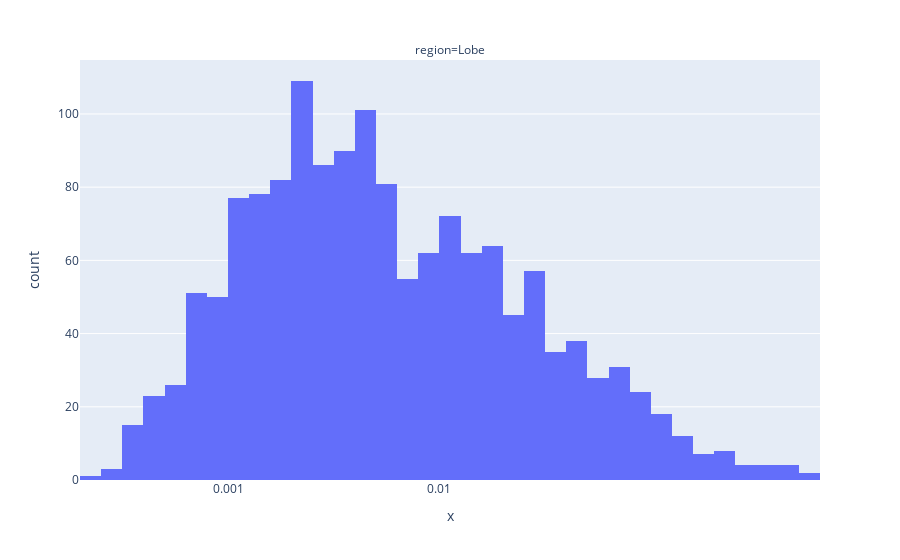

Write notebook code for a chart like this one.
### Code cell


### Figure 1 — Plotly figure (JSON) as saved in the notebook; plotly's stock layout.template omitted (floating-point values rounded to 4 significant figures; data arrays with more than 128 entries replaced by an {"elided": "..."} marker saying what was removed)
{"data": [{"alignmentgroup": "True", "bingroup": "x", "hovertemplate": "region=Lobe<br>x=%{x}<br>count=%{y}<extra></extra>", "legendgroup": "", "marker": {"color": "#636efa", "pattern": {"shape": ""}}, "name": "", "offsetgroup": "", "orientation": "v", "showlegend": false, "type": "histogram", "x": {"elided": "1620 float values"}, "xaxis": "x", "yaxis": "y"}], "layout": {"annotations": [{"font": {}, "showarrow": false, "text": "region=Lobe", "x": 0.5, "xanchor": "center", "xref": "paper", "y": 1, "yanchor": "bottom", "yref": "paper"}], "barmode": "relative", "legend": {"tracegroupgap": 0}, "margin": {"t": 60}, "xaxis": {"anchor": "y", "domain": [0, 1], "ticktext": ["0.00001", "0.0001", "0.001", "0.01"], "tickvals": [-5, -4, -3, -2], "title": {"text": "x"}}, "yaxis": {"anchor": "x", "domain": [0, 1], "title": {"text": "count"}}}}
